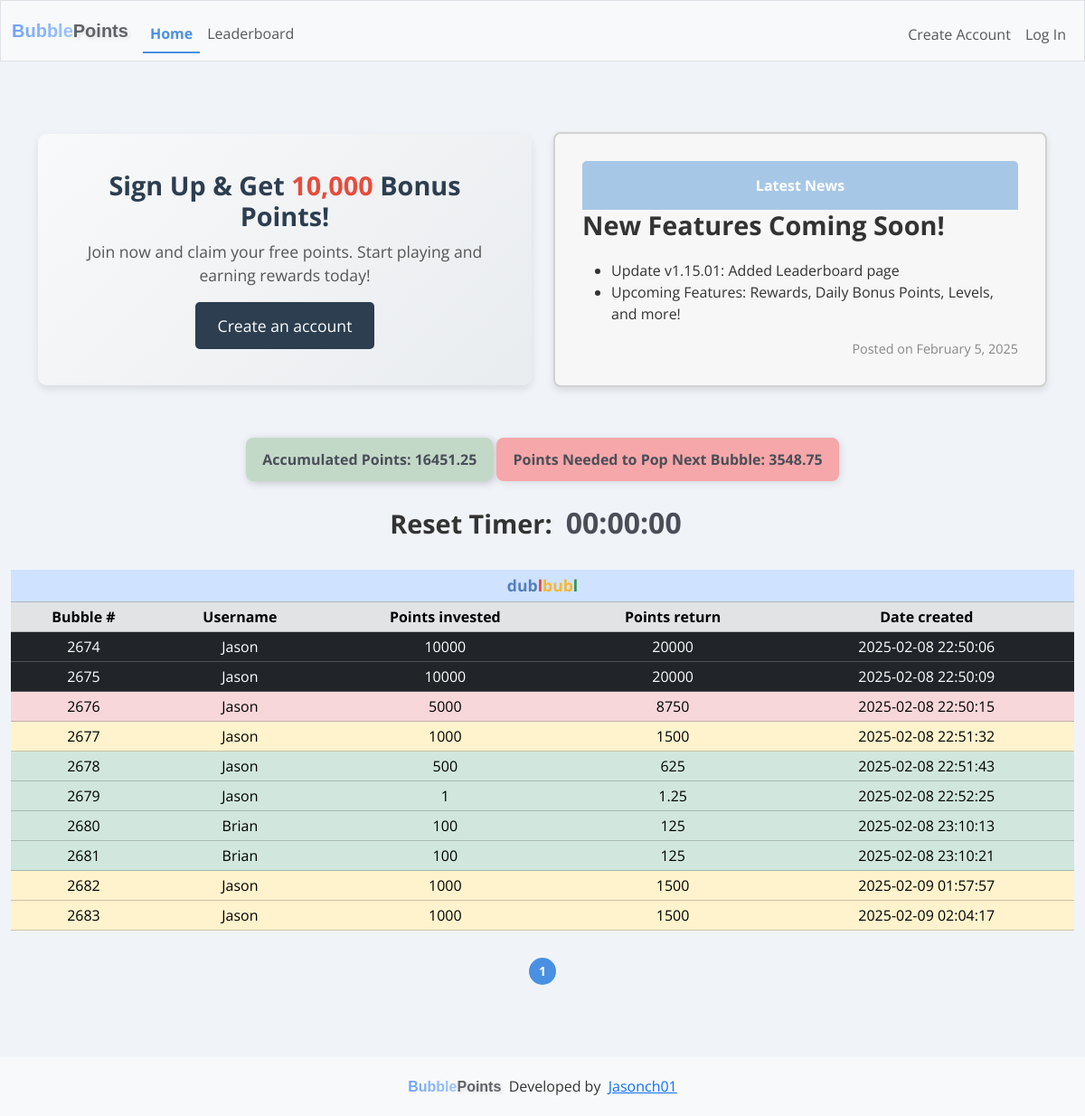
Before: / with the older database file.
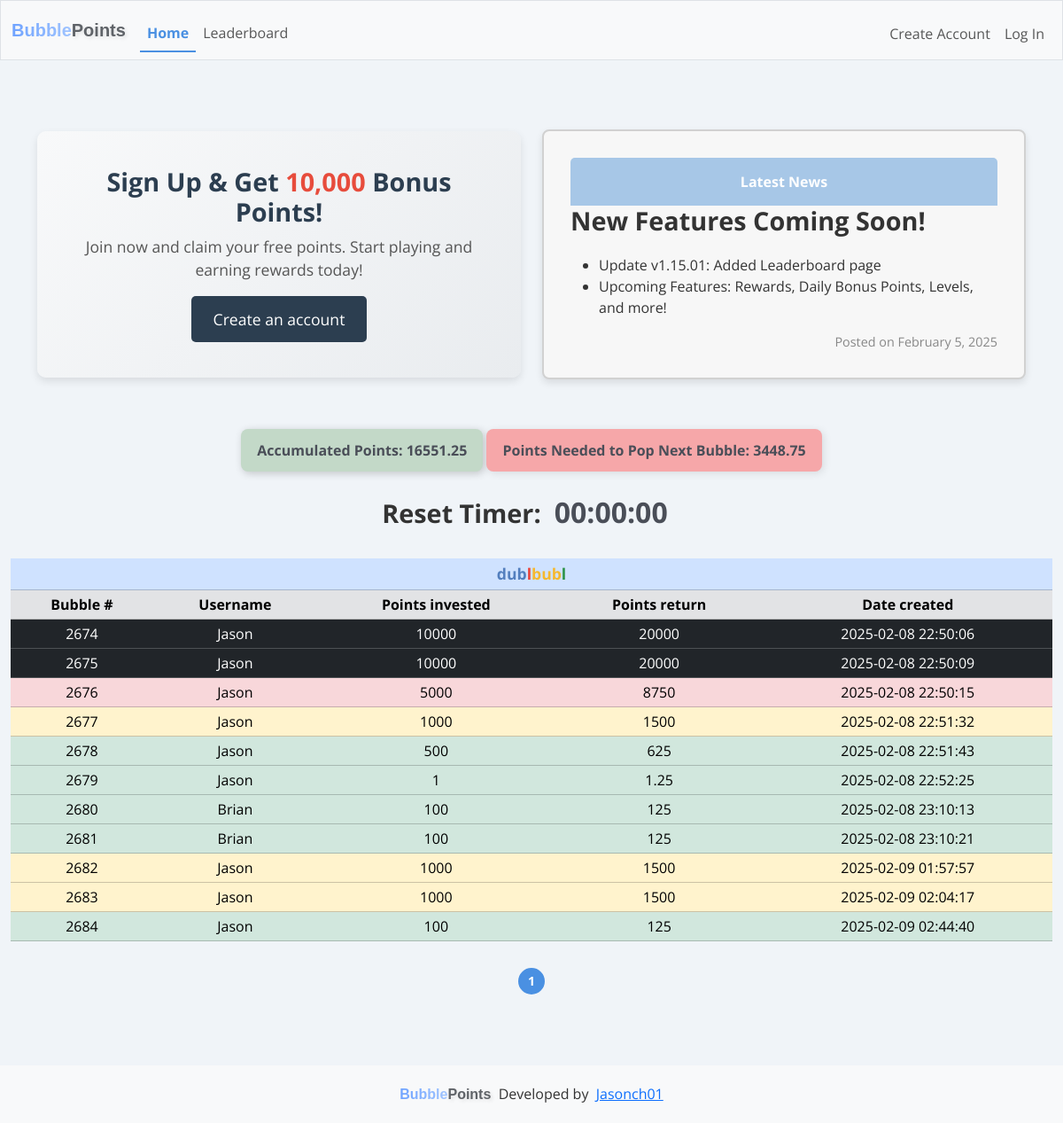
After: the same page with the newer database file.
### tables this page shows
CREATE TABLE points_tracker (
            tracker_id INTEGER PRIMARY KEY AUTOINCREMENT NOT NULL,
            current_points_in INTEGER NOT NULL,
            date_created TEXT NOT NULL        
        );

CREATE TABLE dublbubl (
    row_id INTEGER PRIMARY KEY AUTOINCREMENT NOT NULL,
    user_id INTEGER NOT NULL,
    username TEXT NOT NULL,
    points_in INTEGER NOT NULL,
    points_out INTEGER NOT NULL,
    date_created TEXT NOT NULL,        
    FOREIGN KEY (user_id) REFERENCES users(id)
    FOREIGN KEY (username) REFERENCES users(username)
);

### app.py (the view)
@app.route("/", methods=["GET", "POST"])
def index():
    updated_rows = []  # Initialize with an empty list
    start_timer()
    try:
        dublbubl = cur.execute("SELECT * FROM dublbubl").fetchall()
        page = request.args.get("page", 1, type=int)
        rows_per_page = 20  # Limit rows per page
        offset = (page - 1) * rows_per_page  # Calculate offset
        dublbubl = cur.execute(
            "SELECT * FROM dublbubl ORDER BY row_id ASC LIMIT ? OFFSET ?",
            (rows_per_page, offset)
        ).fetchall()
        total_rows = cur.execute("SELECT COUNT(*) FROM dublbubl").fetchone()[0]
        total_pages = (total_rows + rows_per_page - 1) // rows_per_page  # Round up
        current_points_in = cur.execute("SELECT current_points_in FROM points_tracker").fetchone()
        oldest_row_points_out = cur.execute("SELECT points_out FROM dublbubl ORDER BY row_id ASC LIMIT 1").fetchone()
        user_id = session.get("user_id")
        if user_id:
            user = cur.execute("SELECT * FROM users WHERE id = ?", (user_id,)).fetchall()
            user_history = cur.execute("SELECT * FROM dublbubl_history WHERE creator_id = ? ORDER BY row_id DESC LIMIT 5", (user_id,)).fetchall()
        else:
            user = None
            user_history = None
    except sqlite3.OperationalError as e:
        print("Error: dublbubl_history table does not exist, creating it.")
        init_db()
    if current_points_in is None or oldest_row_points_out is None:
        print("Error: current_points_in or oldest_row_points_out is None.")
        points_in_required = 0  # Default value
    else:
        points_in_required = oldest_row_points_out[0] - current_points_in[0]
    socketio.emit("update_points_info", {
        "current_points_in": current_points_in[0],  # Emitting the actual points_in value
        "points_in_required": points_in_required  # Emitting the calculated points_in_required
    })  # Broadcasts to all connected clients
    points = request.form.get("points")
    current_date = datetime.datetime.now().strftime("%Y-%m-%d %H:%M:%S")
    message = None
    if request.method == "POST":
        if user_id is None:
            return render_template("login.html", message="You must be logged in to create a bubble")
        if not points:
            flash("No points entered", "danger")  # Use "danger" for errors
            return redirect(url_for("index"))
        try:
            points = int(points)
        except ValueError:
            flash("Invalid input", "danger")
            return redirect(url_for("index"))
        if points is None:
            return "Invalid Input"
        elif points <= 0 or points > 10000:
            flash("Points must be between 1 and 10000", "danger")
            return redirect(url_for("index"))
        user_id = session["user_id"]
        user = cur.execute("SELECT * FROM users WHERE id = ?", (user_id,)).fetchone()
        current_points = cur.execute("SELECT points FROM users WHERE id = ?", (user[0],)).fetchone()
        current_points = current_points[0] if current_points else 0  # Default to 0 if no value exists
        if current_points < points:
            flash("Not enough points", "danger")
            return redirect(url_for("index"))
        try:
            if points >= 10000:
                points_out = points * 2  # If points are 10,000 or more, multiply by 2
            elif points >= 5000:
                points_out = points * 1.75  # If points are 5,000 or more but less than 10,000, multiply by 1.75
            elif points >= 1000:
                points_out = points * 1.5  # If points are 1,000 or more but less than 10,000, multiply by 1.5
            else:
                points_out = points * 1.25  # Otherwise, points_out equals points_in (e.g., for smaller amounts)
            cur.execute("""
            INSERT INTO dublbubl (row_id, user_id, username, points_in, points_out, date_created)
            VALUES (?, ?, ?, ?, ?, ?)
            """, (None, user[0], user[1], points, (points_out), current_date))
            con.commit()
            updated_rows = cur.execute("""
                SELECT * FROM dublbubl
                ORDER BY row_id ASC
            """).fetchall()
            total_rows = cur.execute("SELECT COUNT(*) FROM dublbubl").fetchone()[0]
            total_pages = (total_rows + rows_per_page - 1) // rows_per_page  # Round up
            offset = (page - 1) * rows_per_page
            print(f"Page: {page}, Rows per page: {rows_per_page}, Offset: {offset}")
            print(f"Fetching rows starting from: {offset}, Limit: {rows_per_page}")
            updated_rows = cur.execute(
                "SELECT * FROM dublbubl ORDER BY date_created, row_id LIMIT ? OFFSET ?",
                (rows_per_page, offset)
            ).fetchall()
            socketio.emit("update_table", {
                "rows": updated_rows,
                "total_pages": total_pages,
                "current_page": page
            })
            total_points = current_points - points
            if total_points < 0:
                return "Error: Insufficient points balance."
            cur.execute("UPDATE users SET points = ? WHERE id = ?", (total_points, user[0]))
            con.commit()
            socketio.emit("update_point_balance", {
                "point_balance": total_points  # Emitting only the total points balance
            }, room=user[0])  # Emits only to the specific user
            print(f"Emitting update to room: {user[0]} with new balance: {total_points}")
        except Exception as e:
            print(f"Error inserting row into dublbubl: {e}")
            con.rollback()
        current_points_in = cur.execute("SELECT current_points_in FROM points_tracker").fetchone()
        row_count = cur.execute("SELECT COUNT(*) FROM dublbubl").fetchone()[0]
        print(f"Number of rows in dublbubl: {row_count}")
        if row_count > 1:
            if current_points_in:
                new_points_in = current_points_in[0] + points
                cur.execute("UPDATE points_tracker SET current_points_in = ?, date_created = ?", (new_points_in, current_date))
            else:
                cur.execute("INSERT INTO points_tracker (current_points_in, date_created) VALUES (?, ?)", (points, current_date))
            con.commit()
        else:
            new_points_in = current_points_in[0] if current_points_in else 0
            print(f"New points in is { new_points_in }")
        oldest_row_points_out = cur.execute("SELECT points_out FROM dublbubl ORDER BY row_id ASC LIMIT 1").fetchone()
        print(f"Oldest row points out: {oldest_row_points_out[0]}")
        if oldest_row_points_out is None:
            print("No rows found in dublbubl. Exiting loop.")
        else:
            while new_points_in >= oldest_row_points_out[0]:
                oldest_row_id = cur.execute("SELECT row_id FROM dublbubl ORDER BY row_id ASC LIMIT 1").fetchone()
                oldest_row = cur.execute("SELECT * FROM dublbubl ORDER BY row_id ASC LIMIT 1").fetchone()
                if oldest_row is not None:
                        current_total_points = cur.execute("SELECT total_points_earned FROM users WHERE id = ?", (oldest_row[1],)).fetchone()
                        if current_total_points is None:
                            print("No points found for this user.")
                            current_total_points = 0  # Default to 0 if no value exists
                        else:
                            current_total_points = current_total_points[0]  # Extract the value from the tuple
                        print(f"Current total points: {current_total_points}")
                        points = cur.execute("SELECT points FROM users WHERE id = ?", (oldest_row[1],)).fetchone()
                        if points is None:
                            print("No points balance found for this user.")
                            points = 0  # Default to 0 if no value exists
                        else:
                            points = points[0]  # Extract the value from the tuple
                        print(f"User's point balance: {points}")
                else:
                    print("Oldest row is None, skipping points check.")
                if oldest_row:
                    cur.execute("""
                    INSERT INTO dublbubl_history (user_id, username, row_id, creator_id, creator_username, points_in, points_out, date_created, date_archived)
                    VALUES (?, ? ,?, ?, ? ,?, ?, ?, ?)
                    """, (user[0], user[1], oldest_row[0], oldest_row[1], oldest_row[2], oldest_row[3], oldest_row[4], oldest_row[5], current_date))
                    con.commit()
                    updated_user_history = cur.execute("""
                        SELECT * FROM dublbubl_history
                        WHERE creator_id = ?
                        ORDER BY row_id DESC
                        LIMIT 5
                    """, (user[0],)).fetchall()
                    print(f"Checking user[0]: {user[0]}")
                    print(f"Fetching history for creator_id: {user[0]}")
                    print("Fetched history:", updated_user_history)
                    socketio.emit("update_user_history", {
                        "history": [
                            {
                                "bubble_number": row[3],
                                "points_invested": row[6],
                                "points_earned": row[7],
                                "created_on": row[8],
                                "archived_on": row[9]
                            } for row in updated_user_history
                        ]
                    }, room=user[0])  # Emits only to the specific user
                    print(f"Emitting update to room: {user[0]} with updated user history: {oldest_row[4]}")
                    total_points_earned = current_total_points + oldest_row[4]
                    cur.execute("UPDATE users SET total_points_earned = ? WHERE id = ?", (total_points_earned, oldest_row[1]))
                    con.commit()
                    total_points = points + oldest_row[4]
                    cur.execute("UPDATE users SET points = ? WHERE id = ?", (total_points, oldest_row[1]))
                    con.commit()
                    current_total_points = total_points_earned
                    updated_total_points = cur.execute("SELECT points FROM users WHERE id = ?",(user_id,)).fetchone()
                    updated_total_points = updated_total_points[0] if updated_total_points else 0
                    socketio.emit("update_point_balance", {
                        "point_balance": updated_total_points  # Only emitting the total points balance
                    }, room=user_id)  # Emits only to the specific user
                    print(f"Emitting update to room: {user_id} with new balance: {updated_total_points}")
                if oldest_row_id is not None:
                    cur.execute("DELETE FROM dublbubl WHERE row_id = ?", (oldest_row_id[0],))
                    con.commit()
                else:
                    print("Error: oldest_row_id is None, unable to delete row.")
                remaining_points_in = new_points_in - oldest_row_points_out[0]
                cur.execute("UPDATE points_tracker SET current_points_in = ?, date_created = ?", (remaining_points_in, current_date))
                con.commit()
                updated_rows = cur.execute("""
                    SELECT * FROM dublbubl
                    ORDER BY row_id ASC
                """).fetchall()
                total_rows = cur.execute("SELECT COUNT(*) FROM dublbubl").fetchone()[0]
                total_pages = (total_rows + rows_per_page - 1) // rows_per_page  # Round up
                offset = (page - 1) * rows_per_page
                print(f"Page: {page}, Rows per page: {rows_per_page}, Offset: {offset}")
                print(f"Fetching rows starting from: {offset}, Limit: {rows_per_page}")
                updated_rows = cur.execute(
                    "SELECT * FROM dublbubl ORDER BY date_created, row_id LIMIT ? OFFSET ?",
                    (rows_per_page, offset)
                ).fetchall()
                socketio.emit("update_table", {
                    "rows": updated_rows,
                    "total_pages": total_pages,
                    "current_page": page
                })
                print(f"Emitting updated rows to room: {user[0]}")
                new_points_in = remaining_points_in
                oldest_row_points_out = cur.execute("SELECT points_out FROM dublbubl ORDER BY row_id ASC LIMIT 1").fetchone()
                if new_points_in <= 0 or oldest_row_points_out is None:
                    print("No more rows in dublbubl. Exiting loop.")
                    break
        flash("Bubble created successfully!", "success")
        return redirect(url_for("index"))
    else:
        return render_template('index.html', dublbubl=dublbubl, user=user, message=message, current_points_in=current_points_in, points_in_required=points_in_required, user_history=user_history, updated_rows=updated_rows, total_pages=total_pages, current_page=page)

### templates/index.html (shortened to what this page needs)
{% extends "layout.html" %}
{% block main %}
{% if not session["user_id"] %}
<div class="container mt-5">
  <div class="row">
      <div class="col-md-6 d-flex align-items-center">
        <div class="signup-section text-center w-100">
            <h2>Sign Up & Get <span class="bonus-points">10,000</span> Bonus Points!</h2>
            <p>Join now and claim your free points. Start playing and earning rewards today!</p>
            <a href="/register" class="btn signup-btn btn-lg">Create an account</a>
        </div>
    </div>
      <div class="col-md-6">
          <div class="announcement-box">
              <div class="header">Latest News</div>
              <h2>New Features Coming Soon!</h2>
              <ul>
                <li>Update v1.15.01: Added Leaderboard page</li>
                <li>Upcoming Features: Rewards, Daily Bonus Points, Levels, and more!</li>
              </ul>
              <div class="date">Posted on February 5, 2025</div>
          </div>
      </div>
  </div>
</div>
{% endif %}
<div class="tracker text-center">
  <p id="current_points_in">Accumulated Points: {{ current_points_in[0] }}</p>
  <p id="points_in_required">Points Needed to Pop Next Bubble: {{ points_in_required }}</p>
  <div class="timer-container">
      <span class="reset-timer-text">Reset Timer: </span>
      <span id="countdown_timer" class="low-time">00:00:00</span>
  </div>
</div>
<table class="table table-success table-sm text-center">
  <thead class="table-primary">
    <tr class="table-primary">
      <th class="table-primary" colspan="5"><div class="table-header"><span class="blue">dub</span><span class="red">l</span><span class="yellow">bub</span><span class="green">l</span></div></th>
    </tr>
  </thead>
  <thead>
    <tr class="table-secondary">
      <th>Bubble #</th>
      <th>Username</th>
      <th>Points invested</th>
      <th>Points return</th>
      <th>Date created</th>
    </tr>
  </thead>
  <tbody id="dublbubl">
    {% for row in dublbubl %}
    <tr class="
    {% if row[3] >= 10000 %}
      table-dark
    {% elif row[3] >= 5000 %}
      table-danger
    {% elif row[3] >= 1000 %}
      table-warning
    {% else %}
      table-success
    {% endif %}
    ">
      <td>{{ row[0] }}</td>
      <td>{{ row[2] }}</td>
      <td>{{ row[3] }}</td>
      <td>{{ row[4] }}</td>
      <td>{{ row[5] }}</td>
    </tr>
    {% endfor %}
  </tbody>
</table>
<div class="text-center" id="pagination">
  {% for i in range(1, total_pages + 1) %}
      <a href="{{ url_for('index', page=i) }}"
         style="padding: 5px; {% if i == current_page %}font-weight: bold;{% endif %}">
          {{ i }}
      </a>
  {% endfor %}
</div>
{% endblock %}

Changed rows visible on the page:
changed points_tracker: current_points_in "16451.25" → "16551.25"
added dublbubl: row_id "2684", username "Jason", points_in "100", points_out "125", date_created "2025-02-09 02:44:40"
Other visible differences:
{{ points_in_required }}: "3548.75" → "3448.75"
